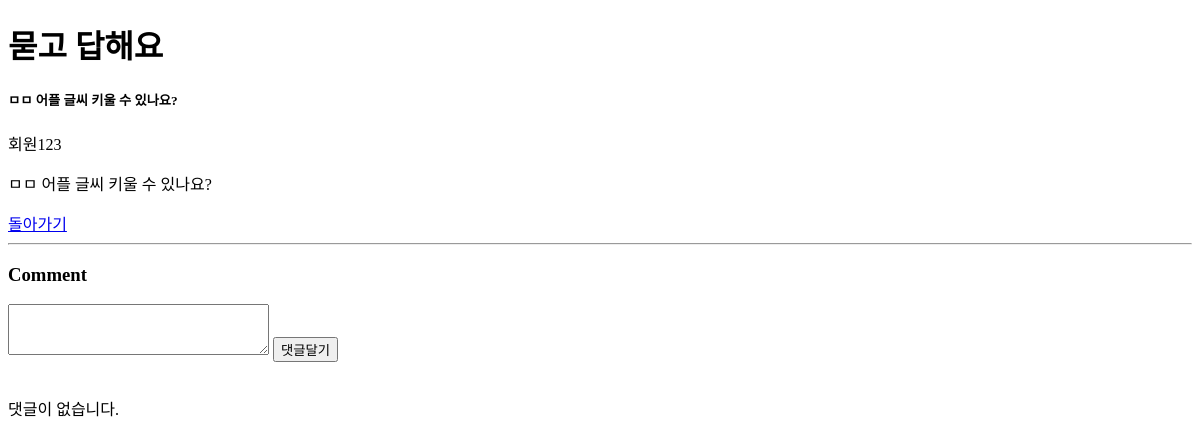
Before: /list/1 with the older database file.
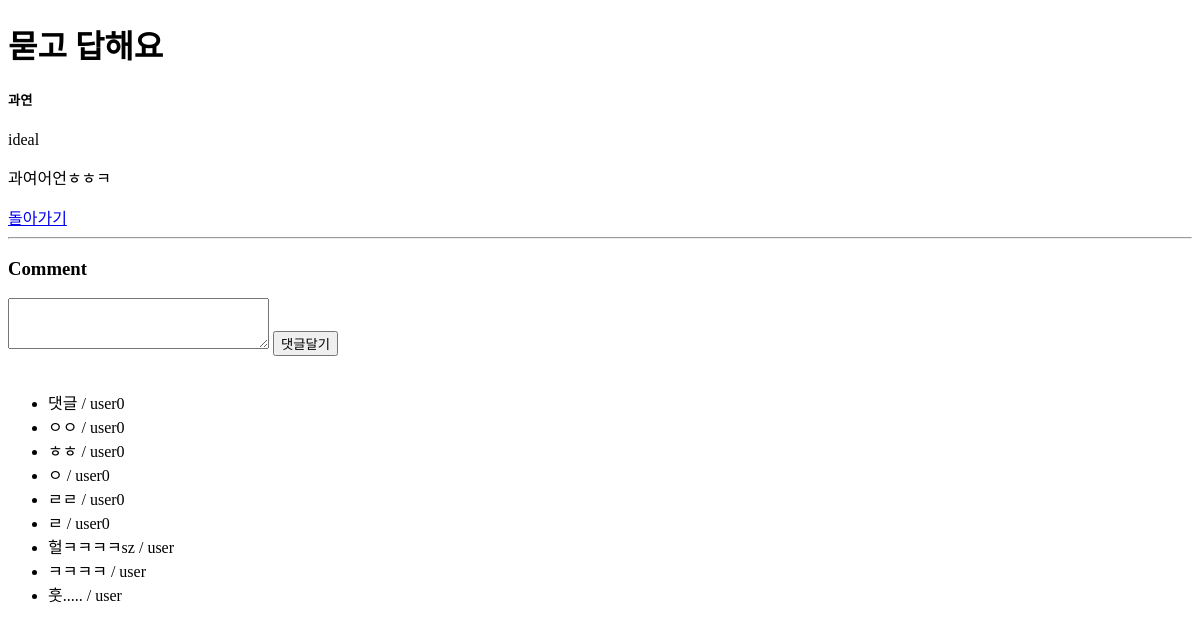
After: the same page with the newer database file.
### board/models.py (models this page shows, shortened)
class Post(models.Model):
    title = models.CharField(max_length=50)
    author = models.CharField(max_length=50)
    contents = models.CharField(max_length=300)

class Comment(models.Model):
    post = models.ForeignKey(Post, on_delete=models.CASCADE)
    content = models.TextField()
    author = models.CharField(max_length=20)
    title = models.CharField(max_length=50, null=True)

### board/views.py (the view)
# urls.py: path('list/<int:pk>', views.post_detail.as_view(), name='post_detail'),
class post_detail(View):
    def get(self, request, pk):
        post = Post.objects.prefetch_related('comment_set').get(pk=pk)
        comments = post.comment_set.all()
        comment_form = CommentForm()
        context = {
            "title": "Board",
            "post_id": pk,
            "post_title": post.title,
            "post_author": post.author,
            "post_contents": post.contents,
            "comments": comments,
            "comment_form": comment_form,
        }
        return render(request, 'board/post_detail.html', context)

### board/forms.py
class CommentForm(forms.ModelForm):
    class Meta:
        model = Comment
        fields = ['content']
        widgets = {
            'content': forms.Textarea(attrs={'rows' : '3', 'cols' : '30'})
        }

### board/templates/board/post_detail.html (shortened to what this page needs)
<!DOCTYPE html>
<html lang="en">
<head>
</head>
<body>
{% block content %}
    <div class="container">
        <h1>묻고 답해요</h1>
        <div class="row">
            <div class="col-md-12">
                <div class="card">
                    <div class="card-body">
                        <h5 class="card-title">{{ post_title }}</h5>
                        <p class="card-text">{{ post_author }}</p>
                        <p class="card-text">{{ post_contents }}</p>
                        <a href="{% url 'board:post_list' %}" class="btn btn-primary">돌아가기</a>
                    </div>
                </div>
            </div>
        </div>
    </div>
    <hr>
    <h3>Comment</h3>
    <form action="{% url 'board:cm-write' pk=post_id %}" method="post">
        {% if comment_form.errors %}
            {% with form=comment_form %}
                {% include 'board/form_error.html' %}
            {% endwith %}
        {% else %}
            {{ comment_form.content }}
        {% endif %}
        <input type="submit" value="댓글달기">
    </form>
    <br>
    {% if comments %}
        <ul>
            {% for comment in comments %}
                <li>
                    {{ comment.content}} / {{ comment.author}}
                </li>
            {% endfor %}
        </ul>
    {% else %}
        <p>댓글이 없습니다.</p>
    {% endif %}
{% endblock %}
</body>
</html>

Changed rows visible on the page:
changed Post: title "ㅁㅁ 어플 글씨 키울 수 있나요?" → "과연"; author "회원123" → "ideal"; contents "ㅁㅁ 어플 글씨 키울 수 있나요?" → "과여어언ㅎㅎㅋ"
now on this page (row edited): Comment: content "댓글", author "user0"
added Comment: content "ㅇㅇ", author "user0"
added Comment: content "ㅎㅎ", author "user0"
added Comment: content "ㅇ", author "user0"
added Comment: content "ㄹㄹ", author "user0"
added Comment: content "ㄹ", author "user0"
added Comment: content "헐ㅋㅋㅋㅋsz", author "user"
added Comment: content "ㅋㅋㅋㅋ", author "user"
added Comment: content "훗.....", author "user"
Other visible differences:
text no longer shown: "댓글이 없습니다."
